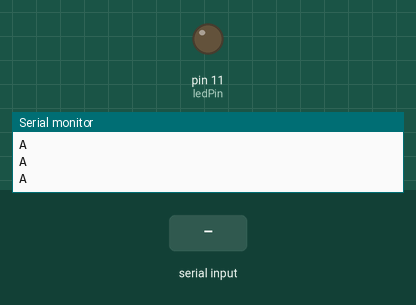
Bench run of a sketch on a simulated Arduino Uno, built with avr-gcc and run on an emulated ATmega328P. Shown: output pins drawn as LEDs (lit = HIGH), the last lines printed to the serial monitor. Inputs (shaded band) come from the test bench.

Above: at 1.2 s.
1.3 s: "A90\n" received over Serial
At 2.0 s:
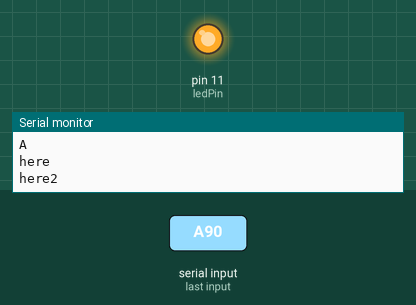
3.0 s: byte 69 ('E') received over Serial
5.5 s: "E90\n" received over Serial
7.0 s: "E,45\n" received over Serial
Timing chart, 0 to 9.5 s (numbered marks = the images above; inputs shaded):
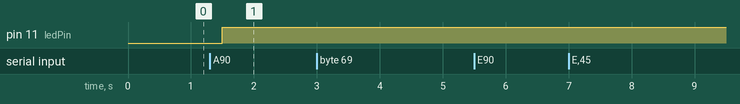

Measured:
- after the input at 1.3 s, pin 11 (ledPin): LOW → HIGH after 0.20 s

The sketch:

arduinoHR.ino
```cpp
char val; // Data received from the serial port
int ledPin = 11; // Set the pin to digital I/O 13
bool handshakeDone = false; // Flag to indicate if the handshake is done
int min_EDA = 10;
int max_EDA = 0;
int curr_EDA = 0;
int i = 0;
int change_min=0;
int change_max=0;

void setup() {
  pinMode(ledPin, OUTPUT); // Set pin as OUTPUT
  Serial.begin(9600); // Start serial communication at 9600 bps
}

void loop() {
  if (!handshakeDone) {
    establishContact(); // Perform handshake with Processing
   }

   else {
    if (Serial.available()) {
      val = Serial.read(); // Read data from Processing

      if (val == 'E') { // EDA data received
        curr_EDA = processEDAData(); // Process EDA data
        if (curr_EDA > max_EDA) {
          Serial.print("Max assigned");
          Serial.println(curr_EDA);
          max_EDA = curr_EDA;
          change_max++;
        }
        else if (curr_EDA < min_EDA) {
          Serial.print("Min assigned");
          Serial.println(curr_EDA);
          min_EDA = curr_EDA;
          change_min++;
        }

        Serial.print("CURR: ");
        Serial.println(curr_EDA);
        Serial.print("MAX: ");
        Serial.println(max_EDA);
        Serial.print("MIN: ");
        Serial.println(min_EDA);
        i++;
      }
      //Serial.print("counter: ");
      //Serial.println(i);
      if (i >= 500) {
        Serial.print("Min EDA: ");
        Serial.println(min_EDA);
        Serial.print("Max EDA: ");
        Serial.println(max_EDA);
        Serial.println(change_min);
        Serial.println(change_max);
      }
    }
  }
}


void establishContact() {
  while (!handshakeDone) {
    if (Serial.available()) {
      val = Serial.read();
      //Serial.print("VAL: ");
      //Serial.println(val);
      if (val == 'A') {
        Serial.println("A"); // Respond with 'A' to confirm contact
        Serial.println("here");
        handshakeDone = true; // Handshake is done
        digitalWrite(ledPin, HIGH); // Turn on the LED to indicate successful handshake
        Serial.println("here2");
      }
    } else {
      Serial.println("A"); // Send 'A' to request contact
      delay(300);
    }
  }
}

float processEDAData() {
  // Read EDA data from Processing
   String edaDataString = Serial.readStringUntil('\n');
   Serial.print("HR as string: ");
   Serial.println(edaDataString);
   //edaDataString=edaDataString.remove(0,1);
  // Convert the string to a float
  int edaData = atoi(edaDataString.c_str());

  // Send acknowledgement back to Processing

  Serial.print("E");
  Serial.println(edaData);
  Serial.println("----------------------");
  return edaData;
}
```
